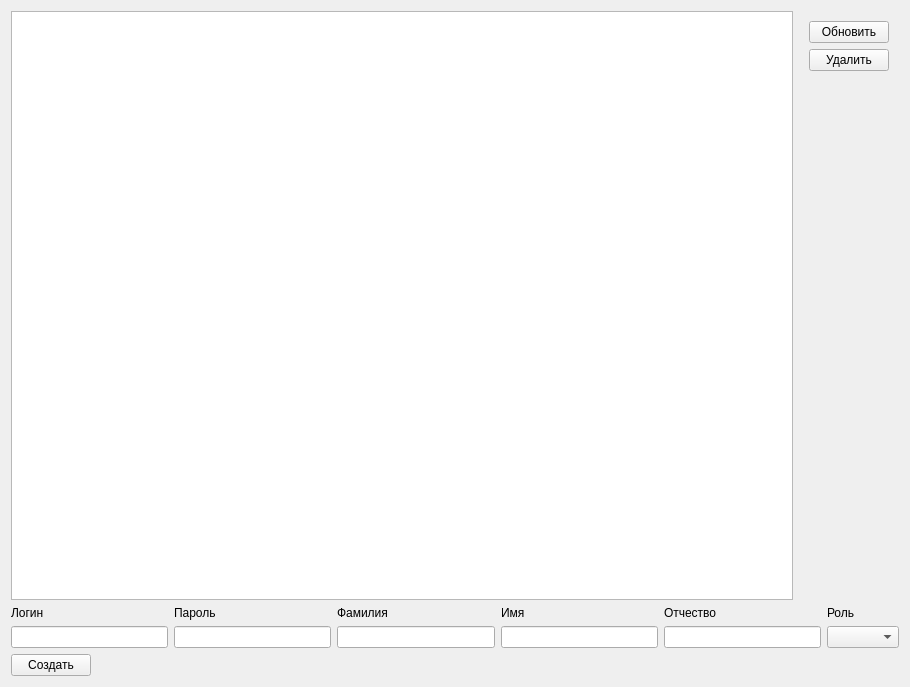
<?xml version="1.0" encoding="UTF-8"?>
<ui version="4.0">
 <class>AdminPanel</class>
 <widget class="QWidget" name="AdminPanel">
  <property name="geometry">
   <rect>
    <x>0</x>
    <y>0</y>
    <width>910</width>
    <height>687</height>
   </rect>
  </property>
  <property name="windowTitle">
   <string>Form</string>
  </property>
  <layout class="QVBoxLayout" name="verticalLayout_9">
   <item>
    <layout class="QHBoxLayout" name="horizontalLayout_3">
     <item>
      <widget class="QTableView" name="users_view"/>
     </item>
     <item>
      <layout class="QVBoxLayout" name="verticalLayout_8">
       <property name="leftMargin">
        <number>10</number>
       </property>
       <property name="topMargin">
        <number>10</number>
       </property>
       <property name="rightMargin">
        <number>10</number>
       </property>
       <item>
        <widget class="QPushButton" name="update_btn">
         <property name="sizePolicy">
          <sizepolicy hsizetype="Minimum" vsizetype="Fixed">
           <horstretch>0</horstretch>
           <verstretch>0</verstretch>
          </sizepolicy>
         </property>
         <property name="text">
          <string>Обновить</string>
         </property>
        </widget>
       </item>
       <item>
        <widget class="QPushButton" name="delete_btn">
         <property name="sizePolicy">
          <sizepolicy hsizetype="Minimum" vsizetype="Fixed">
           <horstretch>0</horstretch>
           <verstretch>0</verstretch>
          </sizepolicy>
         </property>
         <property name="text">
          <string>Удалить</string>
         </property>
        </widget>
       </item>
       <item>
        <spacer name="verticalSpacer">
         <property name="orientation">
          <enum>Qt::Vertical</enum>
         </property>
         <property name="sizeHint" stdset="0">
          <size>
           <width>20</width>
           <height>40</height>
          </size>
         </property>
        </spacer>
       </item>
      </layout>
     </item>
    </layout>
   </item>
   <item>
    <layout class="QVBoxLayout" name="verticalLayout_7">
     <item>
      <layout class="QHBoxLayout" name="horizontalLayout">
       <item>
        <layout class="QVBoxLayout" name="verticalLayout">
         <item>
          <widget class="QLabel" name="label">
           <property name="text">
            <string>Логин</string>
           </property>
          </widget>
         </item>
         <item>
          <widget class="QLineEdit" name="login_le"/>
         </item>
        </layout>
       </item>
       <item>
        <layout class="QVBoxLayout" name="verticalLayout_2">
         <item>
          <widget class="QLabel" name="label_2">
           <property name="text">
            <string>Пароль</string>
           </property>
          </widget>
         </item>
         <item>
          <widget class="QLineEdit" name="password_le"/>
         </item>
        </layout>
       </item>
       <item>
        <layout class="QVBoxLayout" name="verticalLayout_3">
         <item>
          <widget class="QLabel" name="label_3">
           <property name="text">
            <string>Фамилия</string>
           </property>
          </widget>
         </item>
         <item>
          <widget class="QLineEdit" name="sname_le"/>
         </item>
        </layout>
       </item>
       <item>
        <layout class="QVBoxLayout" name="verticalLayout_4">
         <item>
          <widget class="QLabel" name="label_4">
           <property name="text">
            <string>Имя</string>
           </property>
          </widget>
         </item>
         <item>
          <widget class="QLineEdit" name="name_le"/>
         </item>
        </layout>
       </item>
       <item>
        <layout class="QVBoxLayout" name="verticalLayout_5">
         <item>
          <widget class="QLabel" name="label_5">
           <property name="text">
            <string>Отчество</string>
           </property>
          </widget>
         </item>
         <item>
          <widget class="QLineEdit" name="pname_le"/>
         </item>
        </layout>
       </item>
       <item>
        <layout class="QVBoxLayout" name="verticalLayout_6">
         <item>
          <widget class="QLabel" name="label_6">
           <property name="text">
            <string>Роль</string>
           </property>
          </widget>
         </item>
         <item>
          <widget class="QComboBox" name="rank_cbox"/>
         </item>
        </layout>
       </item>
      </layout>
     </item>
     <item>
      <layout class="QHBoxLayout" name="horizontalLayout_2">
       <item>
        <widget class="QPushButton" name="create_btn">
         <property name="text">
          <string>Создать</string>
         </property>
        </widget>
       </item>
       <item>
        <spacer name="horizontalSpacer_2">
         <property name="orientation">
          <enum>Qt::Horizontal</enum>
         </property>
         <property name="sizeHint" stdset="0">
          <size>
           <width>40</width>
           <height>20</height>
          </size>
         </property>
        </spacer>
       </item>
      </layout>
     </item>
    </layout>
   </item>
  </layout>
 </widget>
 <resources/>
 <connections/>
</ui>
